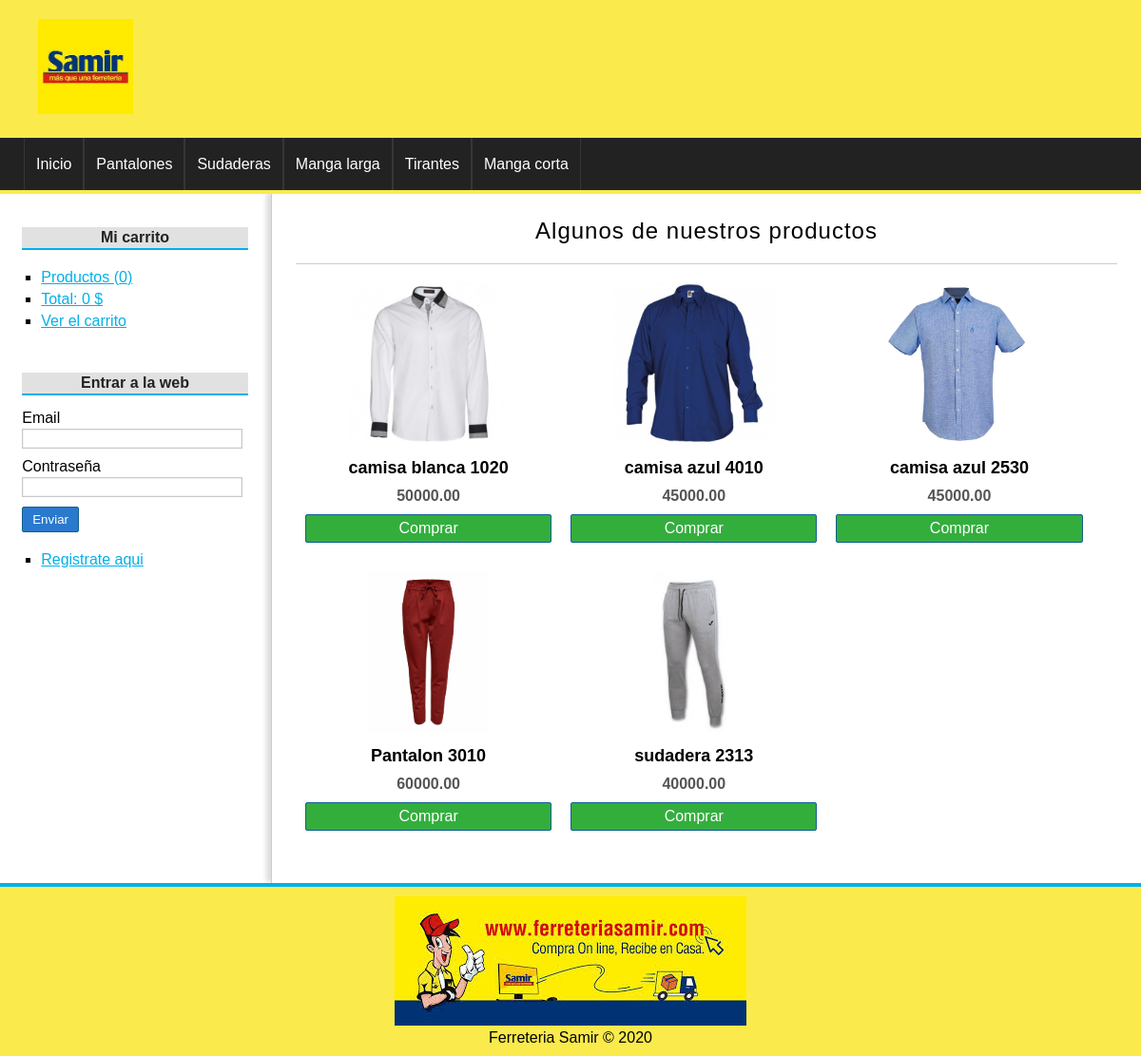
The page / on the database its author committed.
### tables this page shows
CREATE TABLE `categorias` (
  `id` int(255) NOT NULL,
  `nombre` varchar(100) NOT NULL
);

CREATE TABLE `productos` (
  `id` int(255) NOT NULL,
  `categoria_id` int(255) NOT NULL,
  `nombre` varchar(100) NOT NULL,
  `descripcion` text DEFAULT NULL,
  `precio` float(100,2) NOT NULL,
  `stock` int(255) NOT NULL,
  `oferta` varchar(2) DEFAULT NULL,
  `fecha` date NOT NULL,
  `imagen` varchar(255) DEFAULT NULL
);

### config/db.php (called while the page is built)
<?php
class Database{
	public static function connect(){
		$db = new mysqli('localhost', 'root', '', 'tienda_master');
		$db->query("SET NAMES 'utf8'");
		return $db;
	}
}

### helpers/utils.php (called while the page is built, shortened)
<?php
class Utils{
	public static function showCategorias(){
		require_once 'models/categoria.php';
		$categoria = new Categoria();
		$categorias = $categoria->getAll();
		return $categorias;
	}
	public static function statsCarrito(){
		$stats = array(
			'count' => 0,
			'total' => 0
		);
		return $stats;
	}
}

### models/categoria.php (called while the page is built, shortened)
<?php
class Categoria{
	private $db;
	public function __construct() {
		$this->db = Database::connect();
	}
	public function getAll(){
		$categorias = $this->db->query("SELECT * FROM categorias ORDER BY id DESC;");
		return $categorias;
	}
}

### controllers/ProductoController.php (called while the page is built, shortened)
<?php
require_once 'models/producto.php';
class productoController{
	public function index(){
		$producto = new Producto();
		$productos = $producto->getRandom(6);
		require_once 'views/producto/destacados.php';
	}
}

### models/producto.php (called while the page is built, shortened)
 <?php
class Producto{
	private $db;
	public function __construct() {
		$this->db = Database::connect();
	}
	public function getRandom($limit){
		$productos = $this->db->query("SELECT * FROM productos ORDER BY RAND() LIMIT $limit");
		return $productos;
	}
}

### views/producto/destacados.php (the view)
<h1>Algunos de nuestros productos</h1>
<?php while($product = $productos->fetch_object()): ?>
	<div class="product">
		<a href="<?=base_url?>producto/ver&id=<?=$product->id?>">
			<?php if($product->imagen != null): ?>
				<img src="<?=base_url?>uploads/images/<?=$product->imagen?>" />
			<?php else: ?>
				<img src="<?=base_url?>assets/img/camiseta.png" />
			<?php endif; ?>
			<h2><?=$product->nombre?></h2>
		</a>
		<p><?=$product->precio?></p>
		<a href="<?=base_url?>carrito/add&id=<?=$product->id?>" class="button">Comprar</a>
	</div>
<?php endwhile; ?>

### views/layout/header.php (shortened to what this page needs)
<!DOCTYPE HTML>
<html lang="es">
	<head>
		<link rel="stylesheet" href="<?=base_url?>assets/css/styles.css" />
	</head>
	<body>
		<div id="container">
			<header id="header">
				<div id="logo">
					<img src="<?=base_url?>assets/img/samir.jpg" alt="Ferreteria Samir" />
				</div>
			</header>
			<?php $categorias = Utils::showCategorias(); ?>
			<nav id="menu">
				<ul>
					<li>
						<a href="<?=base_url?>">Inicio</a>
					</li>
					<?php while($cat = $categorias->fetch_object()): ?>
						<li>
							<a href="<?=base_url?>categoria/ver&id=<?=$cat->id?>"><?=$cat->nombre?></a>
						</li>
					<?php endwhile; ?>
				</ul>
			</nav>
			<div id="content">

### views/layout/sidebar.php (shortened to what this page needs)
<aside id="lateral">
	<div id="carrito" class="block_aside">
		<h3>Mi carrito</h3>
		<ul>
			<?php $stats = Utils::statsCarrito(); ?>
			<li><a href="<?=base_url?>carrito/index">Productos (<?=$stats['count']?>)</a></li>
			<li><a href="<?=base_url?>carrito/index">Total: <?=$stats['total']?> $</a></li>
			<li><a href="<?=base_url?>carrito/index">Ver el carrito</a></li>
		</ul>
	</div>
	<div id="login" class="block_aside">
		<?php if(!isset($_SESSION['identity'])): ?>
			<h3>Entrar a la web</h3>
			<form action="<?=base_url?>usuario/login" method="post">
				<label for="email">Email</label>
				<input type="email" name="email" />
				<label for="password">Contraseña</label>
				<input type="password" name="password" />
				<input type="submit" value="Enviar" />
			</form>
		<?php else: ?>
			<h3><?=$_SESSION['identity']->nombre?> <?=$_SESSION['identity']->apellidos?> </h3>
		<?php endif; ?>
		<ul>
			<?php if(isset($_SESSION['identity'])): ?>
				<li><a href="<?=base_url?>pedido/mis_pedidos">Mis pedidos</a></li>
				<li><a href="<?=base_url?>usuario/logout">Cerrar sesión</a></li>
			<?php else: ?>
				<li><a href="<?=base_url?>usuario/registro">Registrate aqui</a></li>
			<?php endif; ?>
		</ul>
	</div>
</aside>
<div id="central">

### index.php (shortened to what this page needs)
<?php
require_once 'config/db.php';
require_once 'helpers/utils.php';
require_once 'views/layout/header.php';
require_once 'views/layout/sidebar.php';
if(isset($_GET['controller'])){
	$nombre_controlador = $_GET['controller'].'Controller';
}elseif(!isset($_GET['controller']) && !isset($_GET['action'])){
	$nombre_controlador = controller_default;
}else{
	show_error();
	exit();
}
if(class_exists($nombre_controlador)){
	$controlador = new $nombre_controlador();
	if(isset($_GET['action']) && method_exists($controlador, $_GET['action'])){
		$action = $_GET['action'];
		$controlador->$action();
	}elseif(!isset($_GET['controller']) && !isset($_GET['action'])){
		$action_default = action_default;
		$controlador->$action_default();
	}else{
		show_error();
	}
}else{
	show_error();
}
require_once 'views/layout/footer.php';

### views/layout/footer.php
</div>
</div>
			<footer id="footer">
				<img src="<?=base_url?>assets/img/pie.jpg" alt="Ferreteria Samir" />
				<p>Ferreteria Samir &copy; <?= date('Y') ?></p>
			</footer>
		</div>
	</body>
</html>

### assets/css/styles.css (style rules this page uses)
* { padding: 0px; margin: 0px; font-family: sans-serif, Helvetica, Arial; }
a { color: #01B1EA; }
#container { width: 100%; margin: 0px auto; box-shadow: 0px 0px 10px gray; background: white; }
#header { height: 145px; background: #FAEA4C; }
#logo { padding: 20px; margin-left: 20px; float:left; }
#logo img { float:left; height: 100px; }
#menu { clear:both; background: #222; color: white; height: 55px; border-bottom: 4px solid #FAEA4C; }
#menu ul { list-style: none; text-decoration: none; margin: 0px auto; margin-left: 25px; }
#menu ul li { line-height: 55px; float:left; border-right: 1px solid #363636; }
#menu a { display: block; color: white; text-decoration: none; padding-left: 12px; padding-right: 12px; transition: all 300ms; }
#menu a:first-child { border-left: 1px solid #363636; }
#content { margin: 0px auto; overflow: hidden; background: white; }
#lateral { width: 22%; min-height: 500px; float: left; margin-top:20px; margin-left: 10px; }
#lateral .block_aside { display: block; width: 90%; margin: 5px auto; padding: 10px; }
#lateral h3 { display: block; color: #222; width: 100%; text-align: center; padding-top: 2px; padding-bottom: 2px; margin-bottom: 15px; font-size: 16px; font-weight: bold; background: #E1E1E1; border-bottom: 2px solid #01B1EA; }
#lateral ul { margin-top: 20px; margin-bottom: 20px; }
#lateral ul li { list-style: square; margin-left: 20px; margin-top: 5px; margin-bottom: 5px; }
label, input[type="text"], input[type="password"], input[type="email"], input[type="number"], select, textarea { display:block; width: 95%; margin-top: 2px; margin-bottom: 2px; }
input[type="text"], input[type="password"], input[type="email"], input[type="number"], select, textarea { border: 1px solid #C9C9C9; box-shadow: 0px 0px 2px #ccc inset; background: white; padding: 2px; color: gray; transition: all 300ms; }
input[type="button"], input[type="submit"], button, .button { display: block; border-radius: 2px; width: auto; padding: 5px; padding-left: 10px; padding-right: 10px; color: white; background: #2979CD; border: 1px solid #11608E; cursor:pointer; }
.button { background: #33AE3D; color: white !important; text-decoration: none; }
label, input[type="button"], input[type="submit"], button { display:block; margin-top: 10px; }
#central { width: 72%; min-height: 500px; float: right; border-left: 1px solid #ccc; box-shadow: -5px -1px 5px #ddd; padding:25px; }
#central h1 { font-size: 24px; font-weight: normal; letter-spacing: 1px; text-align: center; border-bottom: 1px solid #ccc; margin-bottom: 20px; padding: 20px; padding-top: 0px; }
.product { width: 30%; float:left; margin-left: 10px; margin-right: 10px; margin-bottom: 30px; text-align: center; }
.product a { color:black; text-decoration: none; }
.product img { height:170px; margin-bottom: 10px; }
.product h2 { font-size: 18px; margin-bottom: 10px; }
.product p { font-weight: bold; color: #555; margin-bottom: 10px; }
#footer { clear: both; text-align: center; padding-top:10px; padding-bottom: 10px; color: black; background: #FAEA4C; border-top: 4px solid #01B1EA; }

### rows shown on the page
categorias: nombre "Pantalones"
categorias: nombre "Sudaderas"
categorias: nombre "Manga larga"
categorias: nombre "Tirantes"
categorias: nombre "Manga corta"
productos: imagen (picture), nombre "camisa blanca 1020", precio "50000.00"
productos: imagen (picture), nombre "camisa azul 4010", precio "45000.00"
productos: imagen (picture), nombre "camisa azul 2530", precio "45000.00"
productos: imagen (picture), nombre "Pantalon 3010", precio "60000.00"
productos: imagen (picture), nombre "sudadera 2313", precio "40000.00"

### other values the page prints
$stats['count'] "0"
$stats['total'] "0"
